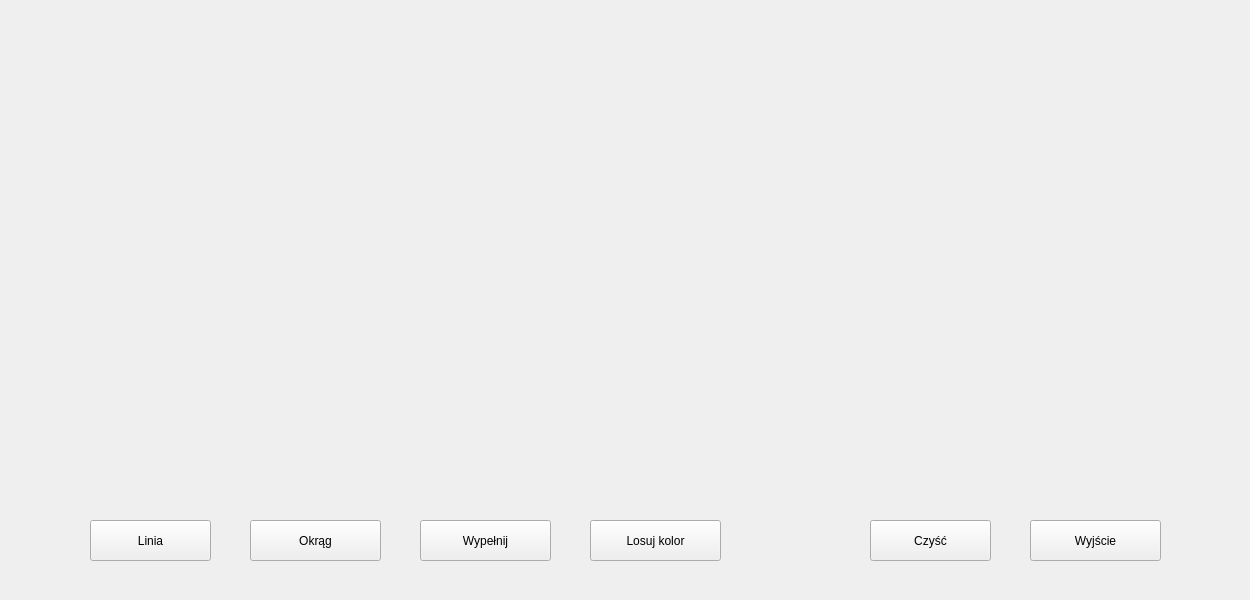
<?xml version="1.0" encoding="UTF-8"?>
<ui version="4.0">
 <class>Ekran</class>
 <widget class="QWidget" name="Ekran">
  <property name="geometry">
   <rect>
    <x>0</x>
    <y>0</y>
    <width>1250</width>
    <height>600</height>
   </rect>
  </property>
  <property name="windowTitle">
   <string>Form</string>
  </property>
  <widget class="QPushButton" name="cleanButton">
   <property name="geometry">
    <rect>
     <x>870</x>
     <y>520</y>
     <width>121</width>
     <height>41</height>
    </rect>
   </property>
   <property name="text">
    <string>Czyść</string>
   </property>
  </widget>
  <widget class="QPushButton" name="quitButton">
   <property name="geometry">
    <rect>
     <x>1030</x>
     <y>520</y>
     <width>131</width>
     <height>41</height>
    </rect>
   </property>
   <property name="text">
    <string>Wyjście</string>
   </property>
  </widget>
  <widget class="QPushButton" name="lineButton">
   <property name="geometry">
    <rect>
     <x>90</x>
     <y>520</y>
     <width>121</width>
     <height>41</height>
    </rect>
   </property>
   <property name="text">
    <string>Linia</string>
   </property>
  </widget>
  <widget class="QPushButton" name="circleButton">
   <property name="geometry">
    <rect>
     <x>250</x>
     <y>520</y>
     <width>131</width>
     <height>41</height>
    </rect>
   </property>
   <property name="text">
    <string>Okrąg</string>
   </property>
  </widget>
  <widget class="QPushButton" name="floodFillButton">
   <property name="geometry">
    <rect>
     <x>420</x>
     <y>520</y>
     <width>131</width>
     <height>41</height>
    </rect>
   </property>
   <property name="text">
    <string>Wypełnij</string>
   </property>
  </widget>
  <widget class="QPushButton" name="randomColorButton">
   <property name="geometry">
    <rect>
     <x>590</x>
     <y>520</y>
     <width>131</width>
     <height>41</height>
    </rect>
   </property>
   <property name="text">
    <string>Losuj kolor</string>
   </property>
  </widget>
 </widget>
 <resources/>
 <connections/>
</ui>
